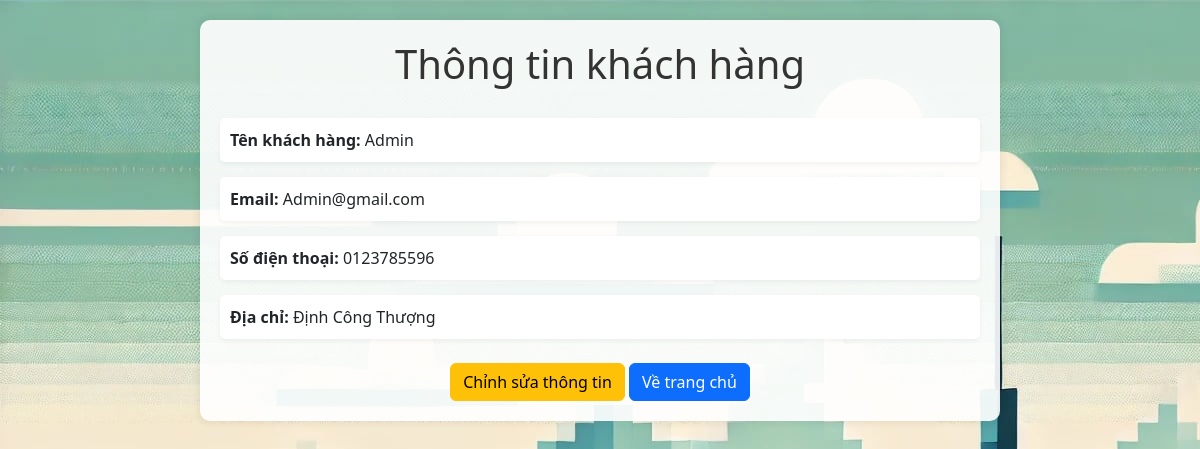
The page /thongtinkhachhangchitiet.php (signed in) on the database its author committed.
### tables this page shows
CREATE TABLE `khach_hang` (
  `id` int(11) NOT NULL AUTO_INCREMENT,
  `id_tai_khoan` int(11) DEFAULT NULL,
  `ten_khach_hang` varchar(100) DEFAULT NULL,
  `email` varchar(100) DEFAULT NULL,
  `so_dien_thoai` varchar(20) DEFAULT NULL,
  `dia_chi` varchar(255) DEFAULT NULL,
  PRIMARY KEY (`id`),
  KEY `id_tai_khoan` (`id_tai_khoan`),
  CONSTRAINT `khach_hang_ibfk_1` FOREIGN KEY (`id_tai_khoan`) REFERENCES `tai_khoan_khach_hang` (`id`)
);

### thongtinkhachhangchitiet.php (the view, shortened to what this page needs)
<!DOCTYPE html>
<html lang="vi">
<head>
    <link href="https://cdn.jsdelivr.net/npm/bootstrap@5.3.3/dist/css/bootstrap.min.css" rel="stylesheet">
</head>
<body>
    <div class="container">
        <h1>Thông tin khách hàng</h1>
        <?php
        $servername = "localhost";
        $username = "root";
        $password = "";
        $dbname = "thuc_pham_chuc_nang";
        try {
            $conn = new PDO("mysql:host=$servername;dbname=$dbname", $username, $password);
            $conn->setAttribute(PDO::ATTR_ERRMODE, PDO::ERRMODE_EXCEPTION);
            $sql = "SELECT * FROM khach_hang WHERE id_tai_khoan = :id";
            $stmt = $conn->prepare($sql);
            $stmt->bindParam(':id', $_SESSION['user_id']);
            $stmt->execute();
            $user = $stmt->fetch(PDO::FETCH_ASSOC);
            if($user) {
                echo "<div id='info-display'>";
                echo "<div class='info-item'><strong>Tên khách hàng:</strong> " . htmlspecialchars($user['ten_khach_hang']) . "</div>";
                echo "<div class='info-item'><strong>Email:</strong> " . htmlspecialchars($user['email']) . "</div>";
                echo "<div class='info-item'><strong>Số điện thoại:</strong> " . htmlspecialchars($user['so_dien_thoai']) . "</div>";
                echo "<div class='info-item'><strong>Địa chỉ:</strong> " . htmlspecialchars($user['dia_chi']) . "</div>";
                echo "</div>";
            } else {
                echo "<div class='alert alert-warning'>Không tìm thấy thông tin khách hàng</div>";
            }
        } catch (PDOException $e) {
            echo "<div class='alert alert-danger'>Lỗi kết nối: " . $e->getMessage() . "</div>";
        }
        ?>
        <div class="text-center mt-4">
            <button onclick="toggleEdit()" id="editBtn" class="btn btn-warning">Chỉnh sửa thông tin</button>
            <a href="trangchu.php" class="btn btn-primary">Về trang chủ</a>
        </div>
    </div>
</body>
</html>

### thongtinkhachhangchitiet.php (style rules this page uses)
body { background-image: url('hihi.jpg'); padding: 20px; }
.container { max-width: 800px; margin: auto; background: rgba(255,255,255,0.9); padding: 20px; border-radius: 10px; box-shadow: 0 0 10px rgba(0,0,0,0.1); }
h1 { text-align: center; color: #333; margin-bottom: 30px; }
.info-item { margin: 15px 0; padding: 10px; background: #fff; border-radius: 5px; box-shadow: 0 2px 5px rgba(0,0,0,0.05); }

### rows shown on the page
khach_hang: ten_khach_hang "Admin", email "Admin@gmail.com", so_dien_thoai "0123785596", dia_chi "Định Công Thượng"
